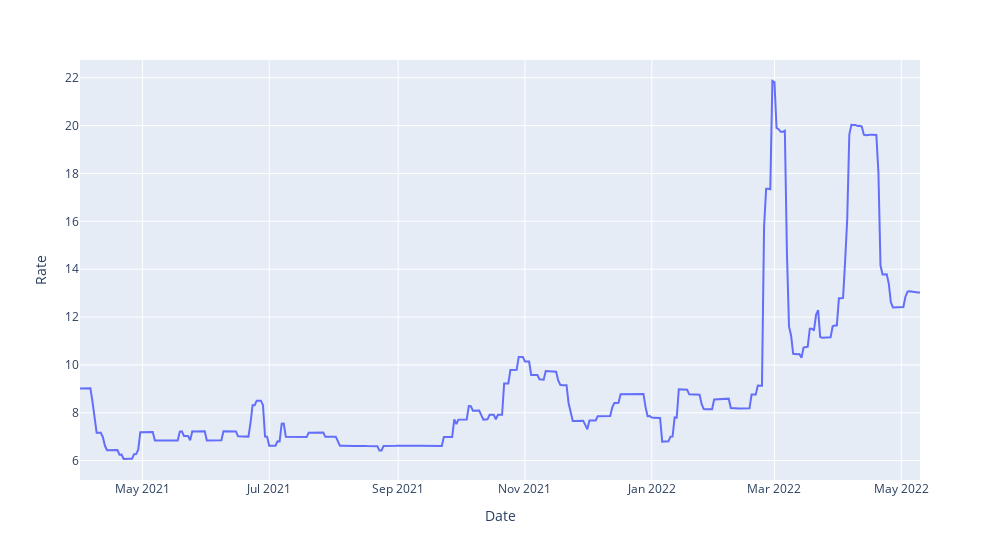

Here is the notebook cell this chart was saved with:
### Markdown cell above
We can also plot the freight rates for the same combination from 1st of January
until today:

### Code cell
from datetime import date, timedelta
import pandas as pd

dates = [date(2021, 4, 1) + timedelta(days=i) for i in
         range((date.today()-date(2021, 4, 1)).days + 1)]
cpc = fr_api.get_ports(PortFilter(name_like='CPC'))[0]
augusta = fr_api.get_ports(PortFilter(name_like='Augusta'))[0]
rates = []

for day in dates:
    frates = fr_api.get_freight_pricing(load_port_id=cpc.id,
                                        discharge_port_id=augusta.id,
                                        vessel_classes=["Aframax"],
                                        is_clean=False,
                                        date=day)
    rates.append(frates[0].total_freight_rate)

df = pd.DataFrame({'Date':dates,'Rate':rates})

line_chart(df,'Date','Rate')

### Figure 1 — Plotly figure (JSON) as saved in the notebook; plotly's stock layout.template omitted (floating-point values rounded to 4 significant figures; data arrays with more than 128 entries replaced by an {"elided": "..."} marker saying what was removed)
{"data": [{"hovertemplate": "Date=%{x}<br>Rate=%{y}<extra></extra>", "legendgroup": "", "line": {"color": "#636efa", "dash": "solid"}, "marker": {"symbol": "circle"}, "mode": "lines", "name": "", "orientation": "v", "showlegend": false, "x": {"elided": "405 str values"}, "xaxis": "x", "y": {"elided": "405 float values"}, "yaxis": "y", "type": "scatter"}], "layout": {"xaxis": {"anchor": "y", "domain": [0.0, 1.0], "title": {"text": "Date"}}, "yaxis": {"anchor": "x", "domain": [0.0, 1.0], "title": {"text": "Rate"}}, "legend": {"tracegroupgap": 0}, "margin": {"t": 60}, "width": 1000, "hoverlabel": {"font": {"size": 14, "family": "Calibri"}, "bgcolor": "blue"}}}
